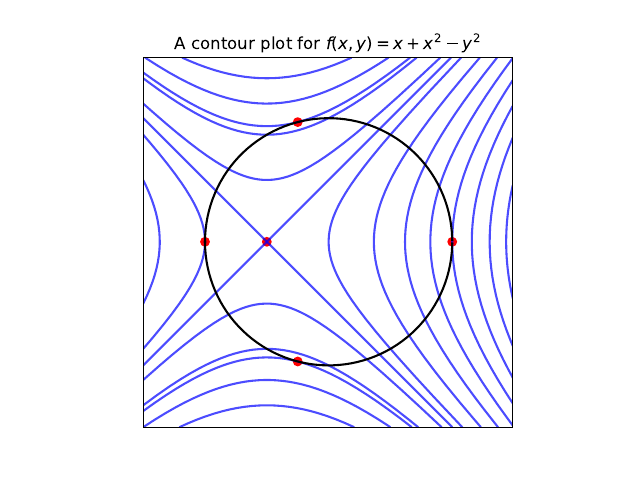

Reproduce this figure in Python.
import numpy as np
import matplotlib.pyplot as plt

ax = plt.gca()

ax.set_aspect('equal')
ax.set_xticks([])
ax.set_yticks([])


def f(x, y): return x**2 + x - y**2


x = np.arange(-1.5, 1.5, 0.01)
y = np.arange(-1.5, 1.5, 0.01)

X, Y = np.meshgrid(x, y)
Z = f(X, Y)

xs = [-1 / 2, -1 / 4, -1 / 4, 1, -1]
ys = [0, np.sqrt(15) / 4, -np.sqrt(15) / 4, 0, 0]
zs = list(map(f, xs, ys))

levels = np.arange(-5, 5.5, 0.5)
levels = np.append(levels, zs)
levels = np.unique(levels)
levels = np.sort(levels)

curve_x = np.arange(-1, 1, 0.0001)
curve_y_top = np.sqrt(1 - curve_x**2)
curve_y_bottom = -np.sqrt(1 - curve_x**2)

ax.scatter(xs, ys, color='red')

contour = ax.contour(X, Y, Z, colors='blue',
                     linestyles='solid', levels=levels, alpha=0.7)

ax.plot(curve_x, curve_y_top, color='black')
ax.plot(curve_x, curve_y_bottom, color='black')

plt.title('A contour plot for $f(x,y)=x+x^2-y^2$')
plt.savefig('harmonic_contour.pdf', format='pdf')
